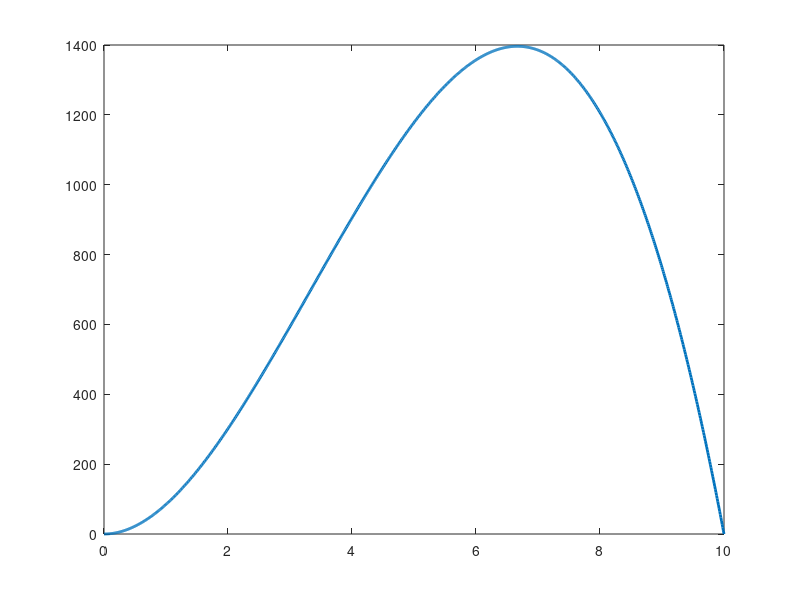

This chart was generated by the following MATLAB code:
clc,clear
R=10;
H=30;
V=pi*H/R*conv([1 0 0],[-1 R])
r=0:0.01:10;
y=polyval(V,r);
figure
plot(r,y,'linewidth',2);
r0=roots(V-[0 0 0 800]);
r_800=r0(r0>0)
v0=polyder(V);
r1=roots(v0);
r_max=r1(r1>0)
Vmax=polyval(V,r_max)